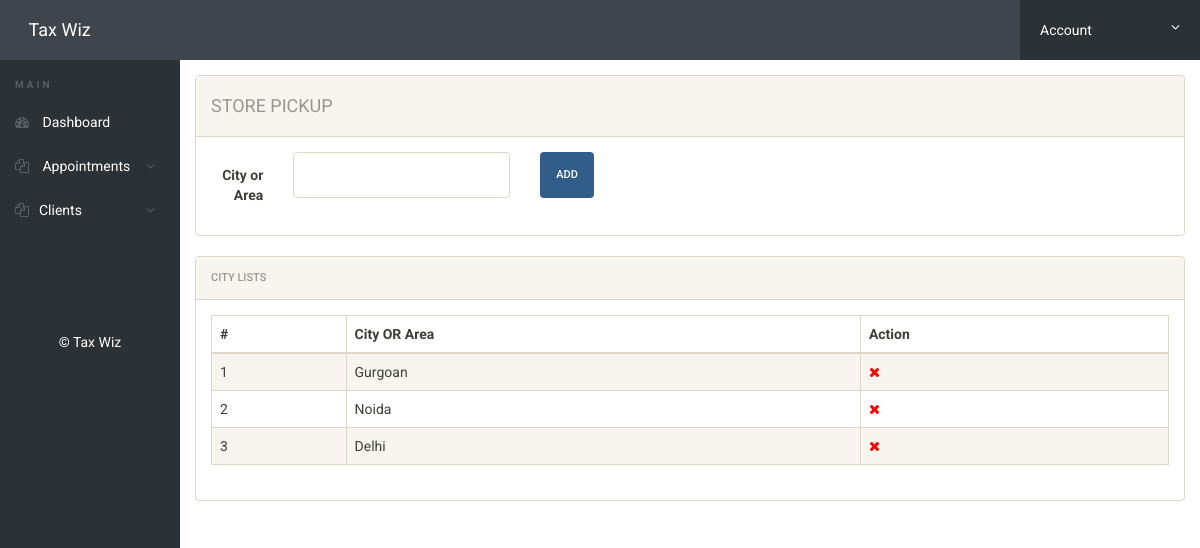
The app's page /storepickup.php (signed in) with its own data.
### tables this page shows
CREATE TABLE `storepickup` (
  `id` int(11) NOT NULL,
  `city` varchar(50) NOT NULL
);

### storepickup.php (the view, shortened to what this page needs)
<?php
include('includes/config.php');
if(strlen($_SESSION['ScUriTe'])==0)
{
header('location:index.php');
}
else{
?>
<!doctype html>
<html lang="en" class="no-js">
  <head>
    <link rel="stylesheet" href="css/font-awesome.min.css">
    <link rel="stylesheet" href="css/bootstrap.min.css">
    <link rel="stylesheet" href="css/dataTables.bootstrap.min.css">
    <link rel="stylesheet" href="css/bootstrap-social.css">
    <link rel="stylesheet" href="css/bootstrap-select.css">
    <link rel="stylesheet" href="css/fileinput.min.css">
    <link rel="stylesheet" href="css/awesome-bootstrap-checkbox.css">
    <link rel="stylesheet" href="css/style.css">
  </head>
  <body>
    <?php include('includes/header.php');?>
    <div class="ts-main-content">
      <?php include('includes/leftbar.php');?>
      <div class="content-wrapper">
        <div class="container-fluid">
          <div class="row">
            <div class="col-md-12">
              <div class="row">
                <div class="col-md-12">
                  <div class="panel panel-default">
                    <div class="panel-heading">
                      <h4>Store Pickup
                      </h4>
                    </div>
                    <div class="panel-body">
                      <form method="post" class="form-horizontal">
                        <div class="form-group">
                          <label class="col-sm-1 control-label">City or Area
                          </label>
                          <div class="col-sm-3">
                            <input type="text" class="form-control" name="city" required>
                          </div>
                          <div class="col-sm-2">
                            <button class="btn btn-primary" name="submit" type="submit">ADD
                            </button>
                          </div>
                        </div>
                      </form>
                    </div>
                  </div>
                </div>
              </div>
            </div>
          </div>
          <div class="panel panel-default">
            <div class="panel-heading">City Lists
            </div>
            <div class="panel-body">
              <table class="display table table-striped table-bordered table-hover" cellspacing="0" width="100%">
                <thead>
                  <tr>
                    <th>#
                    </th>
                    <th>City OR Area
                    </th>
                    <th>Action
                    </th>
                  </tr>
                </thead>
                <tbody>
                  <?php $sql = "SELECT * from storepickup ORDER BY id DESC";
                      $query = $dbh -> prepare($sql);
                      $query->execute();
                      $results=$query->fetchAll(PDO::FETCH_OBJ);
                      $cnt=1;
                      if($query->rowCount() > 0)
                      {
                      foreach($results as $result)
                      {				?>
                  <tr>
                    <td>
                      <?php echo htmlentities($cnt);?>
                    </td>
                    <td>
                      <?php echo htmlentities($result->city);?>
                    </td>
                    <td>
                      <a href="storepickup.php?del=<?php echo $result->id;?>" onclick="return confirm('Do you want to delete');">
                        <i class="fa fa-close" style="color:red">
                        </i>
                      </a>
                    </td>
                  </tr>
                  <?php $cnt=$cnt+1; }} ?>
                </tbody>
              </table>
            </div>
          </div>
        </div>
      </div>
    </div>
  </body>
</html>
<?php } ?>

### css/style.css (style rules this page uses)
html { font-size: 14px; }
@media only screen and (min-width: 480px) { html { font-size: 17px; } }
@media only screen and (min-width: 768px) { html { font-size: 14px; } }
body { font-size: 1em; }
a { color: #37a6c4; }
.btn { font-family: 'Roboto', sans-serif; }
.panel { overflow: hidden; }
.btn { text-transform: none; }
.ts-main-content .content-wrapper { padding-top: 15px; margin-top: 60px; }
@media only screen and (min-width: 992px) { .ts-main-content .content-wrapper { margin-left: 180px; } }

### records on screen
storepickup: city "Gurgoan"
storepickup: city "Noida"
storepickup: city "Delhi"
